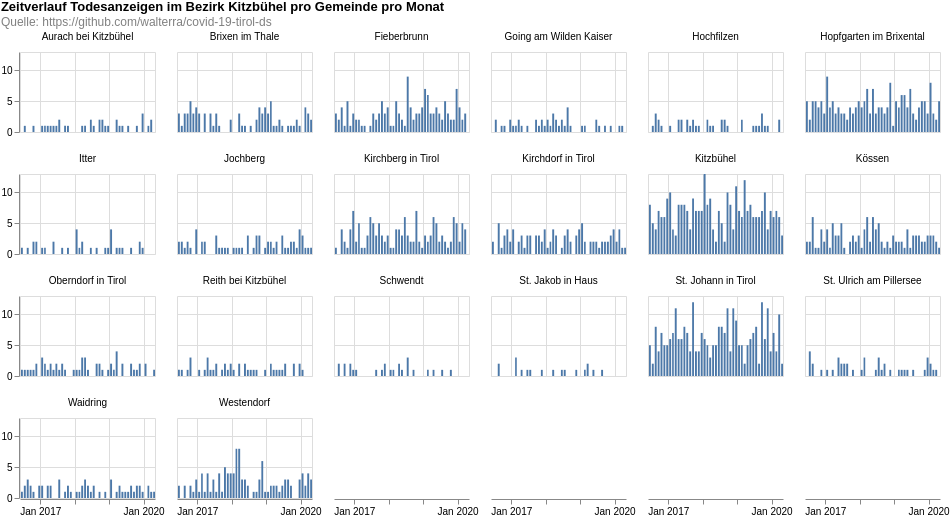

This figure's Vega-Lite source:
### Vega-Lite specification from a JSON file in a GitHub repository (floating-point values rounded to 4 significant figures; data arrays with more than 128 entries replaced by an {"elided": "..."} marker saying what was removed)
{"$schema": "https://vega.github.io/schema/vega-lite/v4.8.1.json", "columns": 6, "config": {"view": {"continuousHeight": 300, "continuousWidth": 400}}, "data": {"name": "data-2303fb66bd53fbab8c47ad32d16fb4b4"}, "datasets": {"data-2303fb66bd53fbab8c47ad32d16fb4b4": {"elided": "1884 records"}}, "facet": {"field": "municipaly", "title": null, "type": "nominal"}, "padding": 0, "spec": {"layer": [{"encoding": {"tooltip": [{"field": "date", "timeUnit": "yearmonth", "type": "temporal"}, {"aggregate": "sum", "field": "count", "type": "quantitative"}], "x": {"field": "date", "timeUnit": "yearmonth", "title": null, "type": "temporal"}, "y": {"aggregate": "sum", "field": "count", "title": null, "type": "quantitative"}}, "height": 80, "mark": "bar", "width": 135}]}, "title": {"color": "black", "subtitle": ["Quelle: https://github.com/walterra/covid-19-tirol-ds"], "subtitleColor": "gray", "text": ["Zeitverlauf Todesanzeigen im Bezirk Kitzbühel pro Gemeinde pro Monat"]}}
